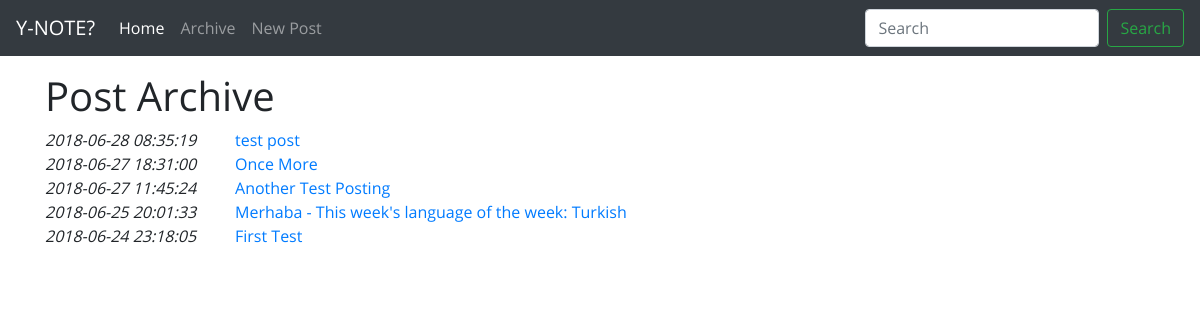
The app's page /archive.php, older data.
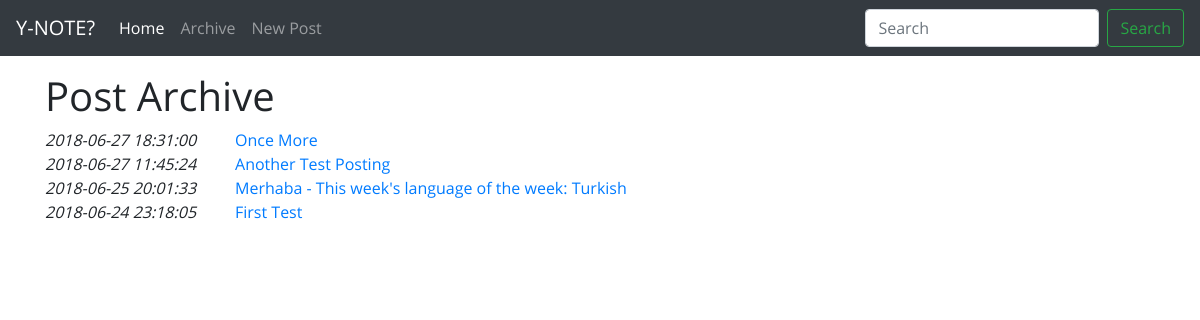
The same page, newer data.
### tables this page shows
CREATE TABLE `posts` (
  `id_post` int(11) NOT NULL AUTO_INCREMENT,
  `date_post` datetime DEFAULT NULL,
  `date_modified` datetime DEFAULT NULL,
  `title_post` varchar(255) DEFAULT NULL,
  `content` text,
  PRIMARY KEY (`id_post`)
);

### archive.php (the view, shortened to what this page needs)
<?php
    include "header.php";
    include "navbar.php";
    include_once "config.php";
    $sql = "SELECT id_post, date_post, title_post FROM posts ORDER BY date_post DESC";
    $result_sql = mysqli_query($db_handle, $sql);
    echo "<h1>Post Archive</h1>";
    while($row = mysqli_fetch_array($result_sql)) {
        echo <<<EOD
    <div class="row">
        <div class="col-md-2">
            <em>{$row['date_post']}</em>
        </div>
        <div class="col-md-10">
            <a href="readpost.php?id-post={$row['id_post']}">{$row['title_post']}</a>
        </div>
    </div>
EOD;
    }
    include "tail.php";

Row changes from the older to the newer data that the page shows:
removed posts: date_post "2018-06-28 08:35:19", title_post "test post"
